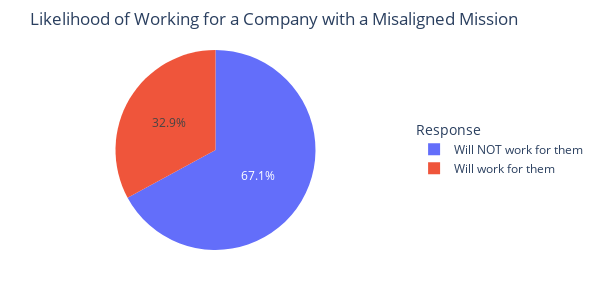

Notebook code for this chart:
### Markdown cell above
Question 6:  How likely would you work for a company whose mission is misaligned with their public actions or even their product ?

### Code cell
# Count frequencies for misaligned_mission
mission_counts = df['misaligned_mission'].value_counts().reset_index()
mission_counts.columns = ['misaligned_mission', 'count']

# Print a summary
print("Misaligned Mission Distribution:")
for response, count in mission_counts.itertuples(index=False):
    print(f"{response}: {count} participants ({(count / len(df)) * 100:.1f}%)")
    
# Create a pie chart
fig = px.pie(
    mission_counts,
    values='count',
    names='misaligned_mission',
    title='Likelihood of Working for a Company with a Misaligned Mission',
    width=600,  # Moderate width
    height=300  # Moderate height
)

# Customize the chart
fig.update_traces(
    textinfo='percent',  # Show percentages on the slices
    textposition='inside'  # Place percentages inside the slices
)
fig.update_layout(
    legend_title_text='Response',  # Legend title
    legend=dict(
        yanchor="middle",
        y=0.5,
        xanchor="left",
        x=1.1  # Position legend to the right
    ),
    margin=dict(t=50, b=50, l=50, r=150)  # Adjust margins for legend
)

# Display the chart
fig.show()

### Figure 1 — Plotly figure (JSON) as saved in the notebook; plotly's stock layout.template omitted (floating-point values rounded to 4 significant figures)
{"data": [{"domain": {"x": [0, 1], "y": [0, 1]}, "hovertemplate": "misaligned_mission=%{label}<br>count=%{value}<extra></extra>", "labels": ["Will NOT work for them", "Will work for them"], "legendgroup": "", "name": "", "showlegend": true, "textinfo": "percent", "textposition": "inside", "type": "pie", "values": [155, 76]}], "layout": {"height": 300, "legend": {"title": {"text": "Response"}, "tracegroupgap": 0, "x": 1.1, "xanchor": "left", "y": 0.5, "yanchor": "middle"}, "margin": {"b": 50, "l": 50, "r": 150, "t": 50}, "title": {"text": "Likelihood of Working for a Company with a Misaligned Mission"}, "width": 600}}
